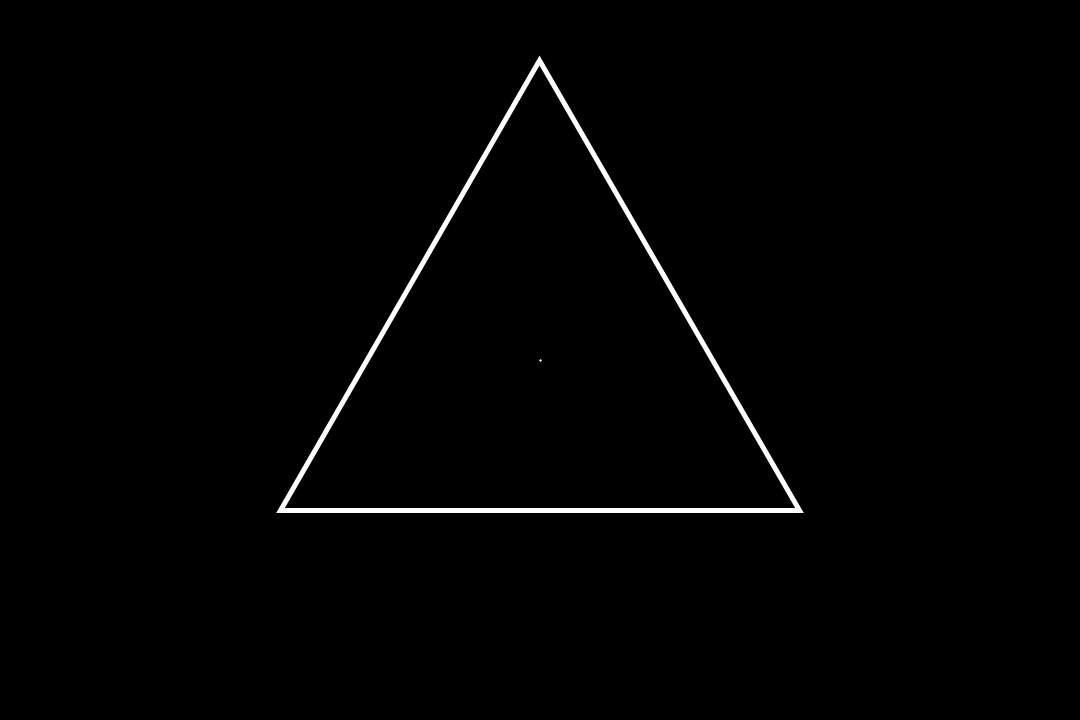
Frame 1 (no input)
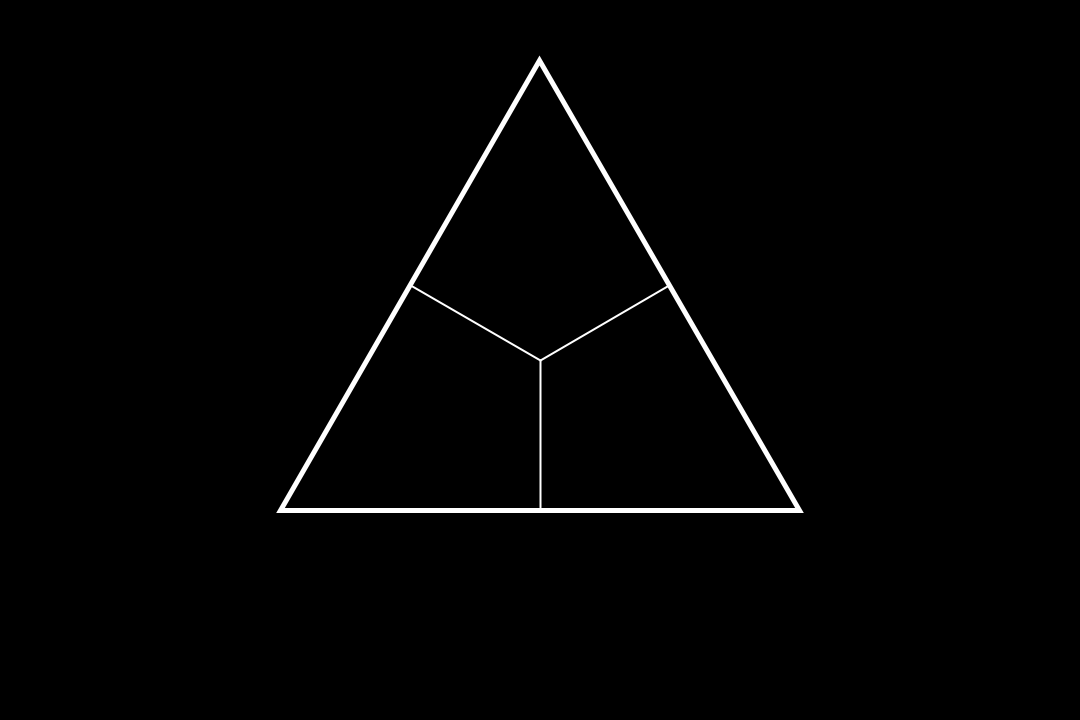
Frame 60 (the mouse pressed at the canvas centre just before this capture)
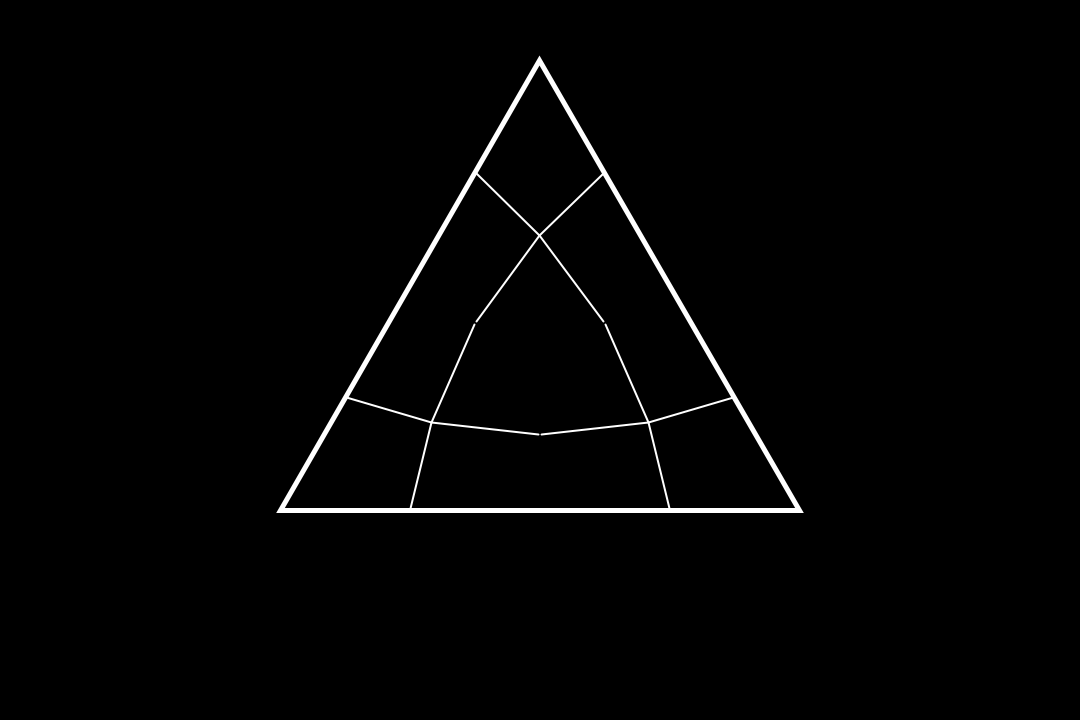
Frame 120 (the mouse held since frame 60 and released just before this capture)

The Processing sketch that drew these frames (run headless with seeded random() and noise(); from frame 60 on, the mouse is pressed at the canvas centre):

// Processing sketch: PolygonMidpointSubdivision
// ── PolygonMidpointSubdivision.pde
//Polygon MidPoint Subdivision
//
int NGONs1 = 3;
float RNG1 = 300;
PVector[] NG1pos = new PVector[NGONs1];
int SubDivLevel = 4;
float speed = 1.0; 
float time = 0.0;
float atime = 1.0; //(animation time in seconds)
PShape s1;

ArrayList<Polygon> polygons = new ArrayList<Polygon>();
ArrayList<ArrayList<Polygon>> PFamily = new ArrayList<ArrayList<Polygon>>();
class Polygon{
  PVector[] vertices;
  PVector center;
  PVector[] spokes; //these are PVectors from Polygon center to subdivision point (B-A)
  float[] spokescalars;   // animation scalar increment value
  PVector[] spokenorms;  // normal vectors used in computing animation position 
  float[] sincvals;  //  current spoke increment scalar values on animation cycle 
  
  Polygon(PVector[] verts, PVector PCent){
    vertices = verts;
    center = PCent;
    spokes = new PVector[vertices.length];
    spokescalars = new float[vertices.length];
    spokenorms = new PVector[vertices.length];
    sincvals = new float[vertices.length];
    for (int i = 0; i < sincvals.length; i++){
      sincvals[i] = 0.0;
    }
  }
}

void Polarcoord(float angle, float radius, PVector xy){
  xy.x = radius*cos(angle);
  xy.y = radius*sin(angle);
 
}

void getNGonPoints(int nside, float radius, PVector[] pos){
  float ainc = 2.0*PI/float(nside);
  float a = -PI/2.0;
  if (nside % 2 == 0){
    a += ainc/2.0;
  }
  for (int i = 0; i < nside; i++){
    PVector point = new PVector(0.0,0.0,0.0);
    Polarcoord(a, radius, point);
    pos[i] = point;
    a += ainc;
  }
}

//sdf is subdivision factor
void getNGonSubdivisionPoints(int sdf, PVector[] pos, PVector[] out){
  //println("Pos length: ", pos.length);
  for (int i=0; i< pos.length; i++){
    int ni = i+1;
    if (i == pos.length -1){
      ni = 0;
    }
    PVector pos1 = pos[i];
    PVector pos2 = pos[ni];
    //using vector approach in subdividing points.
    PVector p12 = PVector.sub(pos2,pos1);
    float mp12 = p12.mag();
    p12.normalize();
    mp12 /= float(sdf);
    p12 = PVector.mult(p12, mp12);
    //println("P12: ", p12);
    PVector newpos = pos1;
    for (int j=0; j < sdf; j++){
      int ind = (sdf)*i + j;
      out[ind] = newpos;
      newpos = PVector.add(newpos,p12);
    }
    
  }
}

void PolygonCentroid(PVector[] verts, PVector PCenter){
  float Cx = 0.0;
  float Cy = 0.0;
  float A = 0.0;
  for(int i=0; i<verts.length; i++){
    int ni = 0;
    if (i == verts.length-1){
      ni = 0;
    }
    else{
      ni = i+1;
    }
    Cx += (verts[i].x + verts[ni].x)*(verts[i].x*verts[ni].y - verts[ni].x*verts[i].y);
    Cy += (verts[i].y + verts[ni].y)*(verts[i].x*verts[ni].y - verts[ni].x*verts[i].y);
    A += verts[i].x*verts[ni].y - verts[ni].x*verts[i].y;
  }
  A*=.5;
  Cx*=1.0/(6.0*A);
  Cy*=1.0/(6.0*A);
  PCenter.x = Cx;
  PCenter.y = Cy;
}

void Subdivide(ArrayList<ArrayList<Polygon>> pfam, float atime){
  ArrayList<Polygon> npolys = new ArrayList<Polygon>(); // next polygon subdiv level 
  ArrayList<Polygon> cpolys = pfam.get(pfam.size()-1); //current polygons subdiv level
  for (int i = 0; i < cpolys.size(); i++){
    Polygon cpoly = cpolys.get(i);
    PVector[] cpolyverts = cpoly.vertices;
    PVector cpolycenter = cpoly.center;
    //pass to compute subdivision vertices
    PVector[] subdverts = new PVector[2*cpolyverts.length];
    //for (int j = 0; j < cpolyverts.length; j++){
    getNGonSubdivisionPoints(2, cpolyverts, subdverts);
    //}
    //next pass to get polygon vertices and center
    for (int j = 0; j < subdverts.length; j+=2){
      PVector nvert;  //next vertex (clockwise from existing vertex)
      PVector pvert;  // previous vertex (counter clockwise from existing vertex)
      PVector cvert = subdverts[j]; //current vertex
      if (j ==0){
        pvert = subdverts[subdverts.length-1];
      }
      else{
        pvert = subdverts[j-1];
      }
      if (j == subdverts.length-1){
        nvert = subdverts[0];
      }
      else{
        nvert = subdverts[j+1];
      }
      PVector[] npolyverts = new PVector[4];
      npolyverts[0] = pvert;
      npolyverts[1] = cvert;
      npolyverts[2] = nvert;
      npolyverts[3] = cpolycenter;
      PVector npolycenter = new PVector(0.0,0.0,0.0);
      PolygonCentroid(npolyverts, npolycenter);
      Polygon npoly = new Polygon(npolyverts,npolycenter);
      npolys.add(npoly);
    }
    //pass to add existing polygon spoke data
    for (int j = 1; j < subdverts.length; j+=2){
      PVector pos2 = subdverts[j];
      PVector pos1 = cpolycenter;
      PVector p12 = PVector.sub(pos2,pos1);
      int k = (j-1)/2;
      cpoly.spokes[k] = p12;
      float mp12 = p12.mag();
      mp12 /= (atime*60); //seconds * 60 frames per seconds yields inc scalar per frame
      cpoly.spokescalars[k]=mp12;
      p12.normalize();
      cpoly.spokenorms[k] = p12;
    }
  }
  println("Number of polys: ", npolys.size());
  pfam.add(npolys);
}

void createNGon(PVector[] pos, PShape s){
  s.beginShape();
  for (int i = 0; i < pos.length; i++){
    s.vertex(pos[i].x, pos[i].y);
  }
  s.stroke(255);
  s.strokeWeight(5);
  s.noFill();
  s.endShape(CLOSE);
}

void setup() {
  size(1080,720);
  getNGonPoints(NGONs1, RNG1, NG1pos);
  s1 = createShape();
  createNGon(NG1pos, s1);
  PVector PCenter = new PVector(0.0,0.0,0.0);
  PolygonCentroid(NG1pos, PCenter);
  Polygon poly = new Polygon(NG1pos,PCenter);
  polygons.add(poly);
  PFamily.add(polygons);
  int i = 0;
  while (i < SubDivLevel){
    Subdivide(PFamily, atime);
    i++;
  }
}


boolean nextLevel = false;
boolean continueAnim = true;
int clevel = 0;
float maxscalar = 0.0; //max scalar
float pscalar = 0.0; //present scalar
ArrayList<Polygon> polys;
ArrayList<PVector[]> linelist = new ArrayList<PVector[]>();
void draw(){
  background(0);
  translate(1080.0/2.0, 720.0/2.0);
  shape(s1,0.0,0.0);
  for (int i = 0; i < linelist.size(); i++){
    PVector[] ptpair = linelist.get(i);
    PVector p1 = ptpair[0];
    PVector p2 = ptpair[1];
    line(p1.x,p1.y,p2.x,p2.y);
    stroke(255);
    strokeWeight(2);      
  }
  if (continueAnim){

    ArrayList<Polygon> polys = PFamily.get(clevel);
    for (int i = 0; i < polys.size(); i++){
      Polygon poly = polys.get(i);
      float[] spscalars = poly.spokescalars;
      for (int j = 0; j < spscalars.length; j++){
        float spscalar = poly.sincvals[j];
        PVector spvector = PVector.mult(poly.spokenorms[j], spscalar);
        PVector p1 = PVector.add(spvector, poly.center);
        
        line(p1.x,p1.y,poly.center.x,poly.center.y);
        stroke(255);
        strokeWeight(2);
        poly.sincvals[j] += spscalars[j];
        if (poly.sincvals[j] >= spscalars[j]*(atime*60)){
          nextLevel = true;
        }
        //if (nextLevel){
        //  PVector[] ptpair = new PVector[2];
        //  ptpair[0] = p1;
        //  ptpair[1] = poly.center;
        //  linelist.add(ptpair);
        //}
        
      }
    }
    if(nextLevel){
      for (int i = 0; i < polys.size(); i++){
        Polygon poly = polys.get(i);
        float[] spscalars = poly.spokescalars;
        for (int j = 0; j < spscalars.length; j++){
          //float spscalar = poly.sincvals[j];
          PVector spvector = PVector.mult(poly.spokenorms[j],spscalars[j]*(atime*60));
          PVector p1 = PVector.add(spvector, poly.center);
          
          //line(p1.x,p1.y,poly.center.x,poly.center.y);
          //stroke(255);
          //strokeWeight(2);
          //poly.sincvals[j] += spscalars[j];
        }
      }
      clevel += 1;
      if (clevel > PFamily.size()-2){
        continueAnim = false;
      }
      nextLevel = false;
    }
  }
}
